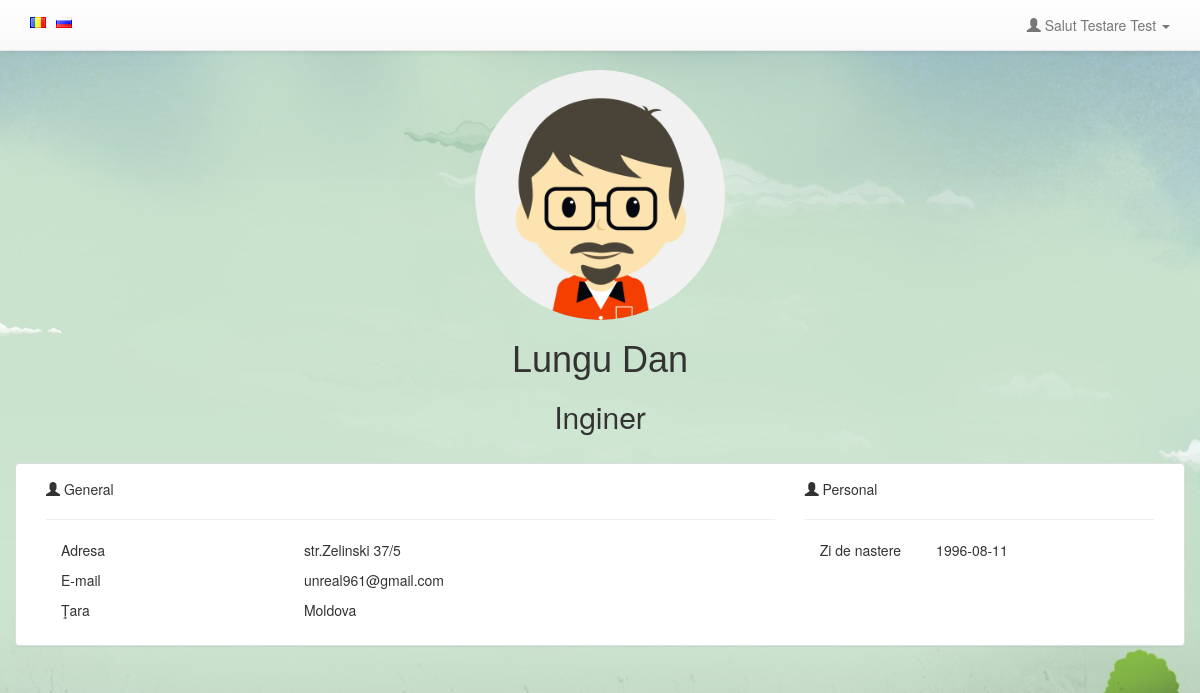
Page /user.php?name=wideru (signed in) on the committed database.
### tables this page shows
CREATE TABLE `users` (
  `user_id` int(11) NOT NULL,
  `user_name` varchar(15) NOT NULL,
  `user_email` varchar(40) NOT NULL,
  `user_pass` varchar(255) NOT NULL,
  `name` varchar(32) DEFAULT NULL,
  `prename` varchar(32) DEFAULT NULL,
  `avatar` varchar(255) DEFAULT 'default.jpg',
  `user_profession` varchar(255) DEFAULT NULL,
  `user_dob` date DEFAULT NULL,
  `user_address` varchar(255) DEFAULT NULL,
  `user_gender` varchar(255) DEFAULT NULL,
  `user_country` varchar(255) DEFAULT NULL,
  `level` int(1) NOT NULL DEFAULT '1',
  `joining_date` timestamp NOT NULL DEFAULT CURRENT_TIMESTAMP
);

### class.user.php (called while the page is built, shortened)
<?php
class USER
{
	private $conn;
	public function __construct()
	{
		$database = new Database();
		$db = $database->dbConnection();
		$this->conn = $db;
    }
	public function runQuery($sql)
	{
		$stmt = $this->conn->prepare($sql);
		return $stmt;
	}
}
?>

### user.php (the view, shortened to what this page needs)
<?php
require_once("session.php");
require_once("class.user.php");
include 'lang.php';
$list = ['ro','ru'];
if(in_array($_GET['lang'],$list)){
   if(isset($_GET['lang'])){
    $_SESSION['language'] = $_GET['lang'];
}
$default = $_SESSION['language'];
} else {
$default = $_SESSION['language'];
}
	$auth_user = new USER();
	$user_id = $_SESSION['user_session'];
	$stmt = $auth_user->runQuery("SELECT * FROM users WHERE user_id=:user_id");
	$stmt->execute(array(":user_id"=>$user_id));
	$strow=$stmt->fetch(PDO::FETCH_ASSOC);
	$url = 'http://'.$_SERVER['HTTP_HOST'].$_SERVER['PHP_SELF'];
?>
<!DOCTYPE html PUBLIC "-//W3C//DTD XHTML 1.0 Transitional//EN" "http://www.w3.org/TR/xhtml1/DTD/xhtml1-transitional.dtd">
<html xmlns="http://www.w3.org/1999/xhtml">
<head>
<link href="bootstrap/css/bootstrap.min.css" rel="stylesheet" media="screen">
<link href="bootstrap/css/bootstrap-theme.min.css" rel="stylesheet" media="screen">
<link rel="stylesheet" href="/css/style.css" type="text/css"  />
</head>
<body>
<nav class="navbar navbar-default navbar-fixed-top">
      <div class="container">
		<?php
	$name = $_GET['name'];
	$name = $conn->quote($name);
	$name = str_replace("'", "", "$name");
	$rs = $auth_user->runQuery("SELECT * FROM users WHERE user_name=:user_name");
	$rs->execute(array(":user_name"=>$name));
	$row=$rs->fetch(PDO::FETCH_ASSOC);
	$user_name = $row['user_name'];
	?>
        <div id="navbar" class="navbar-collapse collapse">
		   <ul class="nav navbar-nav navbar-left">
            <div class="block-lang">
                            <li><a href="<?php echo $url ?>?name=<?php echo $user_name; ?>&lang=ru" class="language-link" title="ru"><img src="img/png/ru.png"></a></li>
                            <li><a href="<?php echo $url ?>?name=<?php echo $user_name; ?>&lang=ro" class="language-link" title="ro"><img src="img/png/ro.png"></a></li>
                      </div>
          </ul>
          <ul class="nav navbar-nav navbar-right">
            <li class="dropdown">
              <a href="#" class="dropdown-toggle" data-toggle="dropdown" role="button" aria-haspopup="true" aria-expanded="false">
			  <span class="glyphicon glyphicon-user"></span>&nbsp;<?php echo $lang[$default]['hi']; ?> <?php print($strow['name']); ?> <?php print($strow['prename']); ?>&nbsp;<span class="caret"></span></a>
            </li>
          </ul>
        </div>
      </div>
    </nav>
<div class="container">
	<div class="row clearfix">
            <div style="margin-top:70px;">
                <center>
                    <img src="userfiles/avatars/<?php echo $row['avatar'];?>" class="img-circle img-responsive" style="height:250px;">
                </center>
                <h1 class="text-center profile-text profile-name"><?php echo $row['name'];?> <?php echo $row['prename'];?></h1>
                <h2 class="text-center profile-text profile-profession"><?php echo $row['user_profession'];?></h2>
                <br>
                <div class="panel-group white" id="panel-profile">
                    <div class="panel panel-default ">
                        <div id="panel-element-info" class="panel-collapse collapse in">
                            <div class="panel-body">
                                <div class="col-md-8 column">
                                    <p class="text-center profile-title" style="text-align:left;"><i class="glyphicon glyphicon-user"></i> <?php echo $lang[$default]['edit_general']; ?></p>
                                    <hr>
<?php
    if ($row['user_address']){
?>
                                    <div class="col-md-4">
                                        <p class="profile-details"><i class="fa fa-info"></i> <?php echo $lang[$default]['edit_address']; ?></p>
                                    </div>
                                    <div class="col-md-8">
                                        <p><?php echo $row['user_address'];?></p>
                                    </div>
<?php } ?>
<?php
    if ($row['user_email']){
?>
                                    <div class="col-md-4">
                                        <p class="profile-details"><i class="fa fa-envelope"></i> <?php echo $lang[$default]['edit_email']; ?></p>
                                    </div>
                                    <div class="col-md-8">
                                        <p><?php echo $row['user_email'];?></p>
                                    </div>
<?php } ?>
<?php
    if ($row['user_country']){
?>
                                    <div class="col-md-4">
                                        <p class="profile-details"><i class="fa fa-info"></i> <?php echo $lang[$default]['edit_country']; ?></p>
                                    </div>
                                    <div class="col-md-8">
                                        <p><?php echo $row['user_country'];?></p>
                                    </div>
<?php } ?>
                                </div>
                                <div class="col-md-4 column">
                                    <p class="text-center profile-title" style="text-align:left;"><i class="glyphicon glyphicon-user"></i> <?php echo $lang[$default]['edit_personal']; ?></p>
                                    <hr>
<?php
    if ($row['user_dob']){
?>
                                    <div class="col-md-4">
                                        <p class="profile-details"><i class="fa fa-calendar"></i> <?php echo $lang[$default]['edit_birth']; ?></p>
                                    </div>
                                    <div class="col-md-8">
                                        <p><?php echo $row['user_dob'];?></p>
                                    </div>
<?php } ?>
                                </div>
                            </div>
                        </div>
                    </div>
                </div>
            </div>
	</div>
</div>
</body>
</html>

### css/style.css (style rules this page uses)
body { background-color:rgba(240,240,240,0.4); background-image: url("/img/backgr.jpg"); background-attachment: fixed; background-position-y: 100%; background-position-x: 100%; background-repeat: no-repeat; background-size: cover; }
h1 { font-family:Verdana, Geneva, sans-serif; }
a { text-decoration: none; }
.block-lang li { float: right; padding-right:10px; margin-top: 10px; }

### rows in the picture
users: name "Testare", prename "Test"
users: avatar (picture), name "Lungu", prename "Dan", user_profession "Inginer", user_address "str.Zelinski 37/5", user_email "unreal961@gmail.com", user_country "Moldova", user_dob "1996-08-11"

### other values in the picture
$lang[$default]['hi'] "Salut"
$lang[$default]['edit_general'] "General"
$lang[$default]['edit_address'] "Adresa"
$lang[$default]['edit_email'] "E-mail"
$lang[$default]['edit_country'] "Ţara"
$lang[$default]['edit_personal'] "Personal"
$lang[$default]['edit_birth'] "Zi de nastere"
